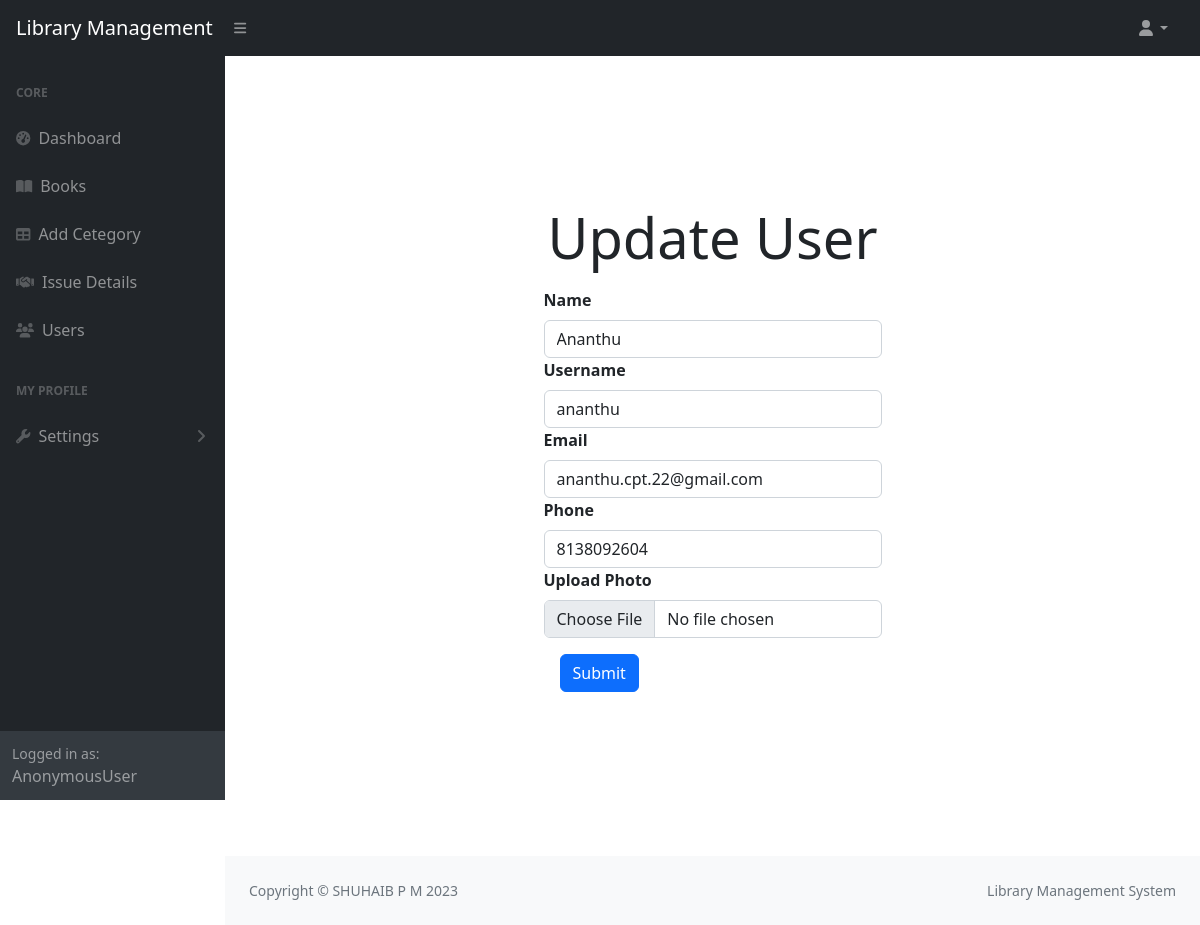
The app's page /user/update/1, older data.
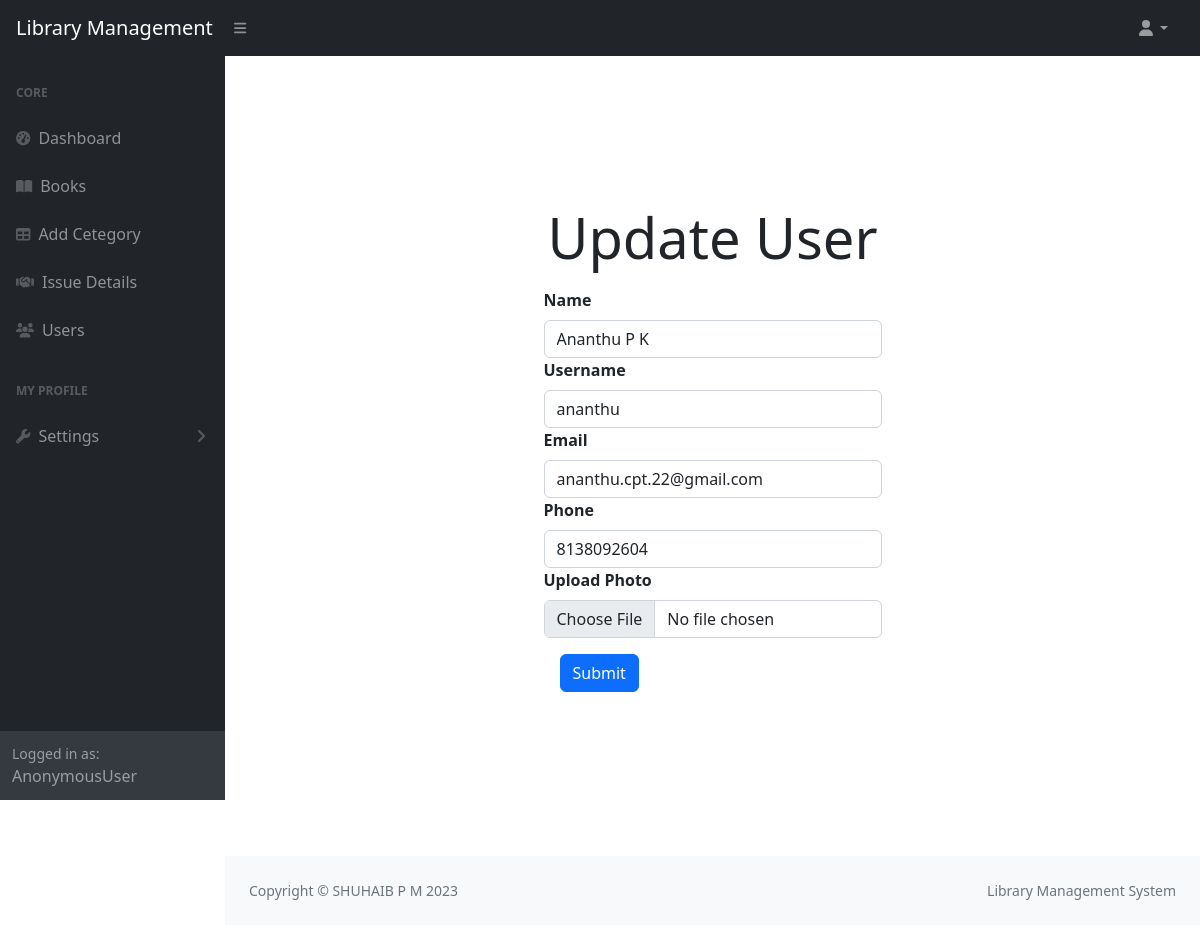
The same page, newer data.
### libraryApp/models.py (models this page shows, shortened)
class User(AbstractUser):
    email=models.EmailField(unique=True)
    option = (
        ('user','user'),
        ('staff','staff')
    )
    phone=models.CharField(max_length=15)
    role=models.CharField(max_length=100,choices=option,default="user")
    profile=models.ImageField(upload_to="profile",default="profile/default.jpeg",null=True,blank=True)
    otp=models.CharField(max_length=20)
    is_verified=models.BooleanField(default=False)

### libraryApp/views.py (the view, shortened to what this page needs)
# urls.py: path("user/update/<int:id>",views.UserUpdateView.as_view(),name="userupdate"),
class UserUpdateView(View):
    def get(self,request,**kwargs):
        user=User.objects.get(id=kwargs.get("id"))
        form=UserUpdationForm(instance=user)
        return render(request,"updateuser.html",{"form":form})

### libraryApp/forms.py
class UserUpdationForm(forms.ModelForm):
    class Meta:
        model=User
        fields=["first_name","username","email","phone","profile"]
        widgets={
            'first_name':forms.TextInput(attrs={'class':'form-control','id':'inputFirstName'}),
            'username':forms.TextInput(attrs={'class':'form-control'}),
            'email':forms.EmailInput(attrs={'class':'form-control'}),
            'phone':forms.TextInput(attrs={'class':'form-control'}),
            'profile':forms.FileInput(attrs={'class':'form-control'}),
        }

### libraryApp/context_processor.py (called while the page is built)
def library_status(request):
    total_books = Book.objects.count()
    total_copies = Book.objects.aggregate(total=models.Sum("total_copy"))["total"] or 0
    avl_books = Book.objects.aggregate(total=models.Sum("avl_copy"))["total"] or 0
    issued_books=Issue.objects.filter(status="issued").count()
    overdue_books=Issue.objects.filter(status="overdue").count()
    return {
        "total_books": total_books,
        "total_copies": total_copies,
        "avl_books": avl_books,
        "issued_books": issued_books,
        "overdue_books": overdue_books,
    }

### libraryApp/templates/updateuser.html (shortened to what this page needs)
{% extends 'dashboard.html' %}
{% block main %}
                <div class="d-flex flex-column w-100 vh-100 align-items-center justify-content-center">
                    <p class="display-4">Update User</p>
                    <div class="">
                        <form action="" method="post" enctype="multipart/form-data">
                            <label for="title" class="form-label fw-bold ">Name</label>
                            {{form.first_name}}
                            <label for="author" class="form-label fw-bold ">Username</label>
                            {{form.username}}
                            <label for="isbn" class="form-label fw-bold ">Email</label>
                            {{form.email}}
                            <label for="category" class="form-label fw-bold ">Phone</label>
                            {{form.phone}}
                            <label for="copies" class="form-label fw-bold ">Upload Photo</label>
                            {{form.profile}}
                            <input type="submit" name="" id="" class="btn btn-primary m-3">
                        </form>
                    </div>
                </div>
{% endblock %}

Row changes from the older to the newer data that the page shows:
changed User "ananthu": first_name "Ananthu" → "Ananthu P K"
